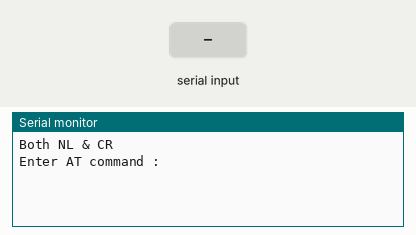
A sketch run on a simulated Arduino Uno, built with avr-gcc and run on an emulated ATmega328P. On the bench: the last lines printed to the serial monitor. The inputs (shaded band) are chosen by the test bench.

Above: at 6.2 s.
6.3 s: "1" received over the second serial link
At 7.2 s:
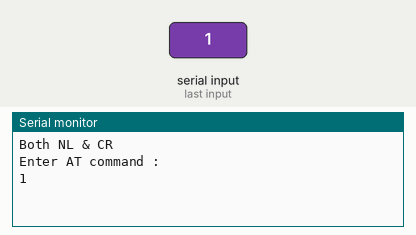
7.8 s: "0" received over the second serial link
At 8.4 s:
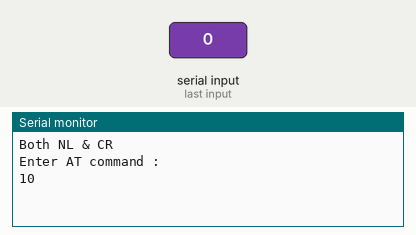

The sketch:

HC_06.ino
```cpp
#include <SoftwareSerial.h> //시리얼통신 라이브러리 호출

int blueTx=2;   //Tx (보내는핀 설정)at
int blueRx=3;   //Rx (받는핀 설정)
SoftwareSerial mySerial(blueTx, blueRx);  //시리얼 통신을 위한 객체선언

void cmd(const char *msg) {
  mySerial.write(msg);
  unsigned long stime = millis();
  while((millis()-stime) < 1000) {
    if(mySerial.available()) {
      Serial.write(mySerial.read());
    }
  }
}


void setup()
{
  Serial.begin(9600);   //시리얼모니터
  mySerial.begin(9600); //블루투스 시리얼
  Serial.println("Both NL & CR");
  Serial.println("Enter AT command : ");
  cmd("AT");
  cmd("AT+VERSION");
  cmd("AT+BAUD4");
  cmd("AT+NAMEbl_01");
  cmd("AT+PIN0000");
}

void loop()
{
  if (mySerial.available()) {
    Serial.write(mySerial.read());  //블루투스측 내용을 시리얼모니터에 출력
  }
  if (Serial.available()) {
    mySerial.write(Serial.read());  //시리얼 모니터 내용을 블루추스 측에 WRITE
  }
}
```

Measured:
- after the input at 6.3 s, the serial monitor: prints a new line at once (image 1)
- after the input at 7.8 s, the serial monitor: prints a new line at once (image 2)
